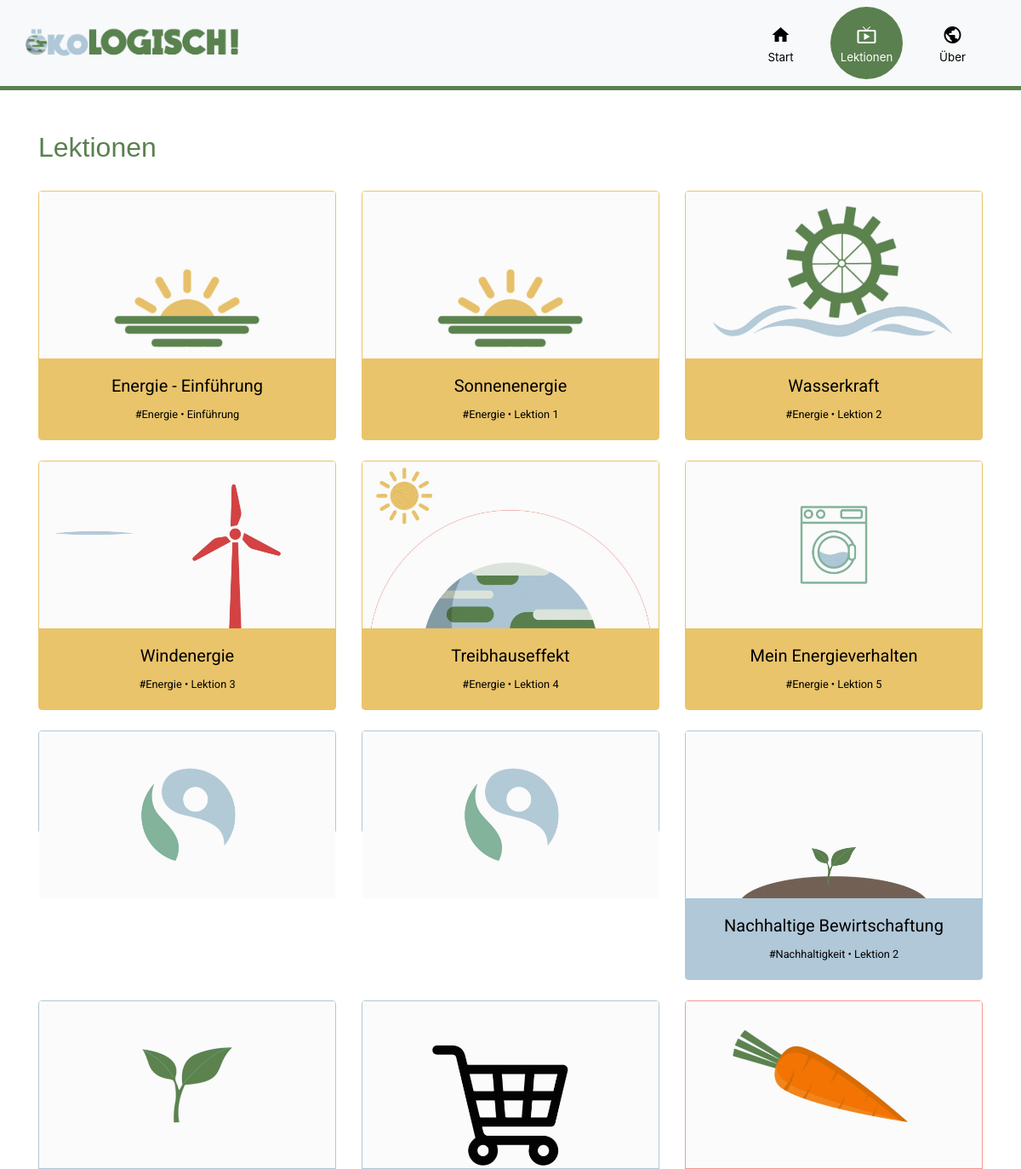
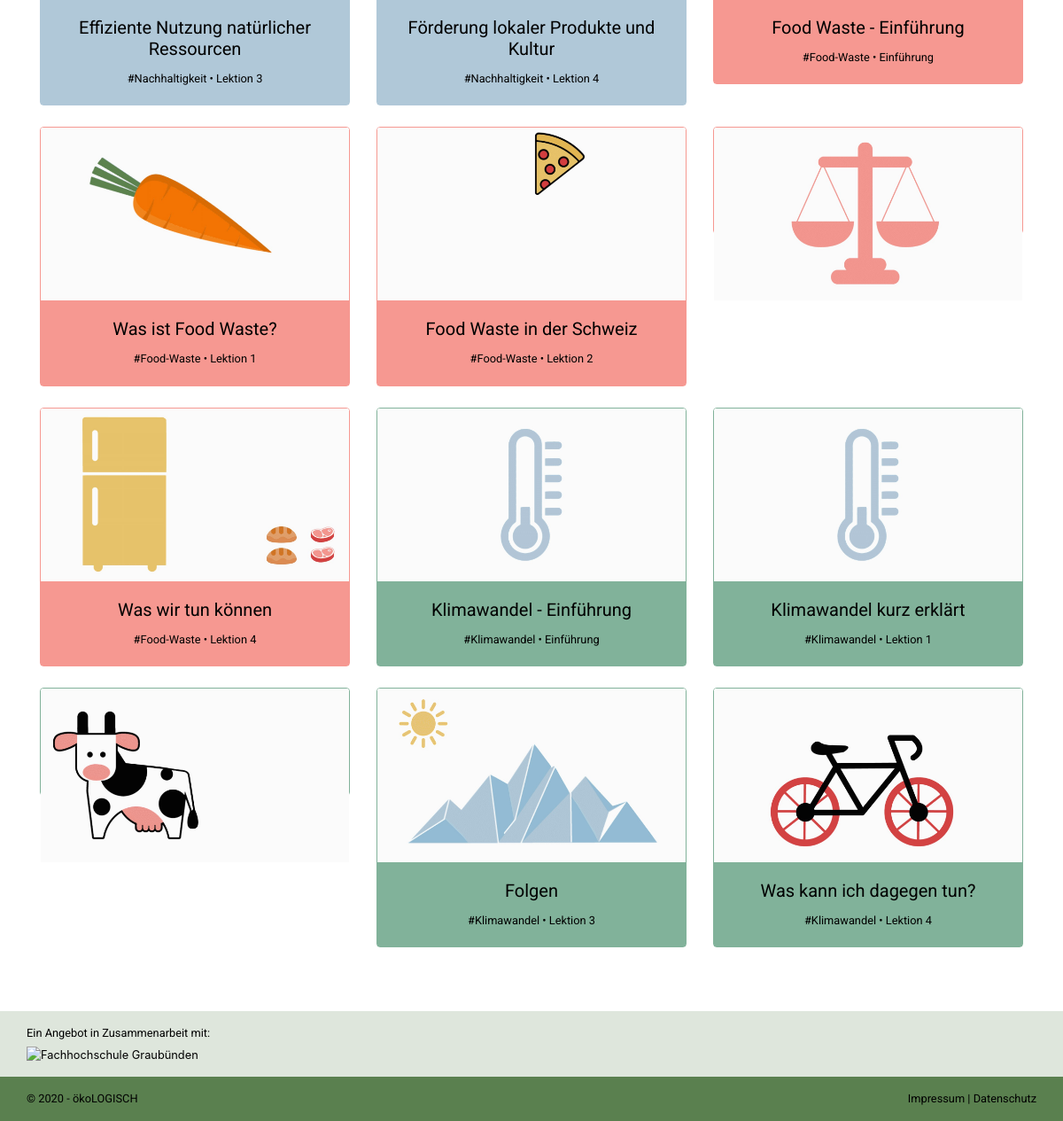
Page /lessons.php on the committed database (2 pictures, top to bottom).
### tables this page shows
CREATE TABLE `tbl_lesson` (
  `id` int(11) NOT NULL,
  `category_id` int(11) NOT NULL,
  `title` varchar(255) NOT NULL,
  `text` text NOT NULL,
  `img_url` varchar(255) NOT NULL,
  `gif_url` varchar(255) NOT NULL,
  `gif_url_static` varchar(255) NOT NULL,
  `video_url` varchar(255) NOT NULL,
  `top_lesson` tinyint(1) NOT NULL,
  `lesson_nr` int(3) NOT NULL,
  `important` text NOT NULL,
  `einfuerung` tinyint(1) NOT NULL,
  `lernziele` text NOT NULL,
  `groeste_probleme` text NOT NULL
);

CREATE TABLE `tbl_category` (
  `id` int(11) NOT NULL,
  `title` varchar(255) NOT NULL,
  `text` text NOT NULL,
  `img_url` varchar(255) NOT NULL
);

### data/data.php (called while the page is built, shortened)
<?php
function get_db_connection()
{
	global $db_host, $db_name, $db_user, $db_pass, $db_charset;
	$dsn = "mysql:host=$db_host;dbname=$db_name;charset=$db_charset";
	$options = [
		PDO::ATTR_ERRMODE            => PDO::ERRMODE_EXCEPTION,
		PDO::ATTR_DEFAULT_FETCH_MODE => PDO::FETCH_ASSOC,
		PDO::ATTR_EMULATE_PREPARES   => false
	];
	try {
		$db = new PDO($dsn, $db_user, $db_pass, $options);
	} catch (\PDOException $e) {
		throw new \PDOException($e->getMessage(), (int)$e->getCode());
	}
	return $db;
}
function get_all_lessons()
{
	$db = get_db_connection();
	$sql = "SELECT * FROM tbl_lesson;";
	$result = $db->query($sql);
	return $result->fetchAll();
}
function get_category_by_id($id)
{
	$db = get_db_connection();
	$sql = "SELECT * FROM tbl_category WHERE id = $id;";
	$result = $db->query($sql);
	$row = $result->fetch();
	return $row;
}

### lessons.php (the view, shortened to what this page needs)
<?php
require_once('data/data.php');
$allLessons = get_all_lessons();
?>
<?php require_once('templates/head.php'); ?>
<?php require_once('templates/navbar.php'); ?>
<section class="container lessons my-5">
    <article>
        <h2 class="pb-4">Lektionen</h2>
        <div class="row">
            <?php
            foreach ($allLessons as $lesson) {
                $category =  get_category_by_id($lesson['category_id']);
            ?>
                <div class="col-lg-4 col-md-6 col-sm-12 mb-4">
                    <?php
                    if ($lesson['einfuerung'] == 1) {
                        echo '<a class="link-title" href="intro.php?id=' . $lesson["id"] . '">';
                    } else {
                        echo '<a class="link-title" href="lesson.php?id=' . $lesson["id"] . '">';
                    }
                    ?>
                    <div class="card <?php echo strtolower($category['title']); ?>">
                        <img src="<?php echo $lesson['gif_url_static'] ?>" class="card-img-top gif_static">
                        <div class="card-body">
                            <h5 class="card-title text-center"><?php echo $lesson['title'] ?></h5>
                            <p class="card-text small text-center">
                                <a href="category.php?id=<?php echo $lesson['category_id']; ?>">
                                    <?php echo "#" . $category['title']; ?>
                                </a>
                                •
                                <?php
                                if ($lesson['einfuerung'] == 1) {
                                    echo "Einführung ";
                                } else {
                                    echo "Lektion ";
                                    echo $lesson['lesson_nr'];
                                }
                                ?></p>
                        </div>
                    </div>
                    </a>
                </div>
            <?php } ?>
        </div>
    </article>
</section>
<?php require_once('templates/footer.php'); ?>

### rows in the picture
tbl_lesson: gif_url_static (picture), title "Energie - Einführung", category.title "Energie", einfuerung "Einführung"
tbl_lesson: gif_url_static (picture), title "Sonnenenergie", category.title "Energie", lesson_nr "1"
tbl_lesson: gif_url_static (picture), title "Wasserkraft", category.title "Energie", lesson_nr "2"
tbl_lesson: gif_url_static (picture), title "Windenergie", category.title "Energie", lesson_nr "3"
tbl_lesson: gif_url_static (picture), title "Treibhauseffekt", category.title "Energie", lesson_nr "4"
tbl_lesson: gif_url_static (picture), title "Mein Energieverhalten", category.title "Energie", lesson_nr "5"
tbl_lesson: gif_url_static (picture)
tbl_lesson: gif_url_static (picture)
tbl_lesson: gif_url_static (picture), title "Nachhaltige Bewirtschaftung", category.title "Nachhaltigkeit", lesson_nr "2"
tbl_lesson: gif_url_static (picture), title "Effiziente Nutzung natürlicher Ressourcen", category.title "Nachhaltigkeit", lesson_nr "3"
tbl_lesson: gif_url_static (picture), title "Förderung lokaler Produkte und Kultur", category.title "Nachhaltigkeit", lesson_nr "4"
tbl_lesson: gif_url_static (picture), title "Food Waste - Einführung", category.title "Food-Waste", einfuerung "Einführung"
tbl_lesson: gif_url_static (picture), title "Was ist Food Waste?", category.title "Food-Waste", lesson_nr "1"
tbl_lesson: gif_url_static (picture), title "Food Waste in der Schweiz", category.title "Food-Waste", lesson_nr "2"
tbl_lesson: gif_url_static (picture)
tbl_lesson: gif_url_static (picture), title "Was wir tun können", category.title "Food-Waste", lesson_nr "4"
tbl_lesson: gif_url_static (picture), title "Klimawandel - Einführung", category.title "Klimawandel", einfuerung "Einführung"
tbl_lesson: gif_url_static (picture), title "Klimawandel kurz erklärt", category.title "Klimawandel", lesson_nr "1"
tbl_lesson: gif_url_static (picture)
tbl_lesson: gif_url_static (picture), title "Folgen", category.title "Klimawandel", lesson_nr "3"
tbl_lesson: gif_url_static (picture), title "Was kann ich dagegen tun?", category.title "Klimawandel", lesson_nr "4"
